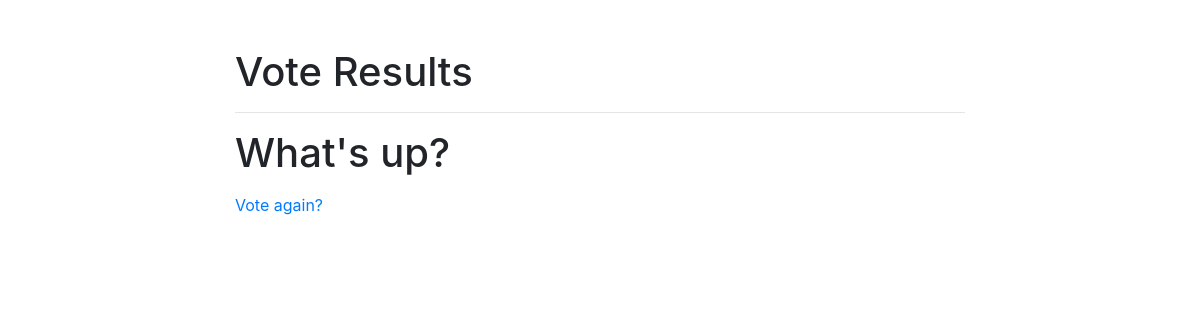
The app's page /polls/1/results/, older data.
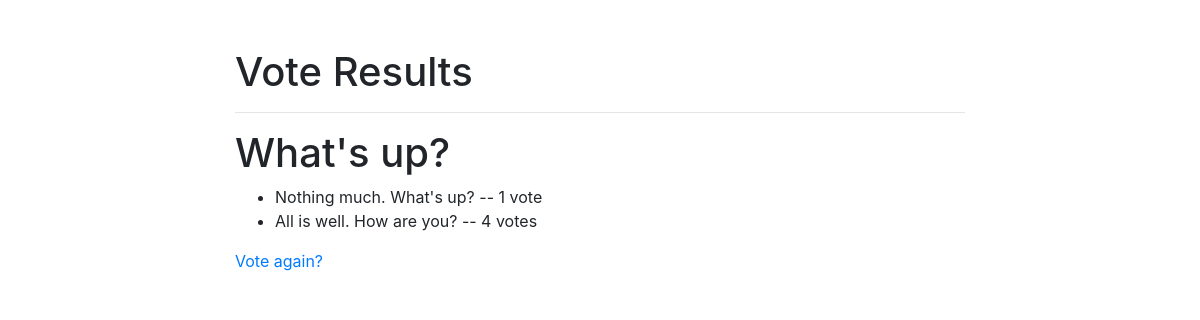
The same page, newer data.
### polls/models.py (models this page shows, shortened)
class Question(models.Model):
	question_text = models.CharField(max_length=200)
	pub_date = models.DateTimeField('date published')

class Choice(models.Model):
	question = models.ForeignKey(Question, on_delete=models.CASCADE)
	choice_text = models.CharField(max_length=200)
	votes = models.IntegerField(default=0)

### polls/views.py (the view)
# urls.py: path('<int:question_id>/results/', views.results, name='results'),
def results(request, question_id):
    question = get_object_or_404(Question, pk=question_id)
    return render(request, 'polls/results.html', {'question': question})

### polls/templates/polls/results.html
{% extends "polls/base.html"%}
{% block content %}
<br><br><h1>Vote Results</h1><hr>
<h1>{{ question.question_text }}</h1>
<ul>
{% for choice in question.choice_set.all %}
    <li>{{ choice.choice_text }} -- {{ choice.votes }} vote{{ choice.votes|pluralize }}</li>
{% endfor %}
</ul>
<a href="{% url 'polls:detail' question.id %}">Vote again?</a>
{% endblock %}

### polls/templates/polls/base.html (shortened to what this page needs)
<!doctype html>
<html>
	<head>
		<link rel="stylesheet" href="https://stackpath.bootstrapcdn.com/bootstrap/4.1.3/css/bootstrap.min.css">
	</head>
	<body>
		<div class="container">
			<div class="row">
				<div class="col-sm-8 offset-2">
					{% block content%} {% endblock %}
				</div>
			</div>
		</div>
	</body>
</html>

Row changes from the older to the newer data that the page shows:
added Choice: choice_text "Nothing much. What's up?", votes "1"
added Choice: choice_text "All is well. How are you?", votes "4"
